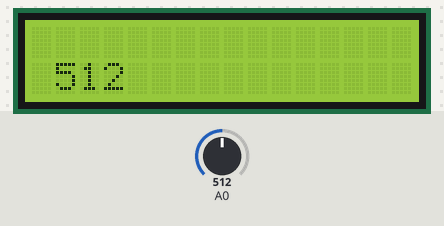
The sketch below on a simulated Arduino Uno, built with avr-gcc and run on an emulated ATmega328P. Parts: 16×2 character LCD. Inputs (shaded band) come from the test bench; at power-on: A0 = 512.

Above: at 1.2 s.
1.3 s: A0 set to 106
At 2.5 s:
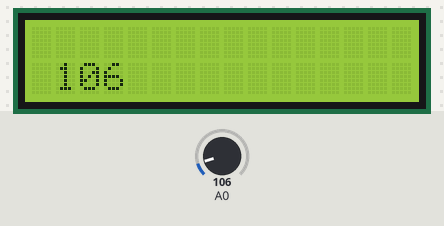
2.8 s: A0 set to 92
At 3.8 s:
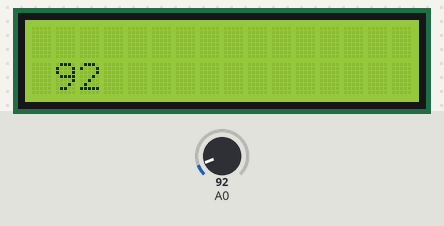
4.3 s: A0 set to 11
At 4.9 s:
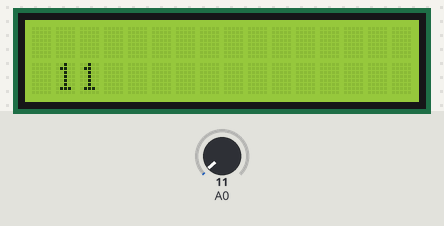
5.8 s: A0 set to 8
At 7.2 s:
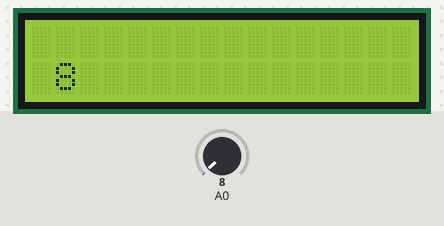
Timing chart, 0 to 8.3 s (numbered marks = the images above; inputs shaded):
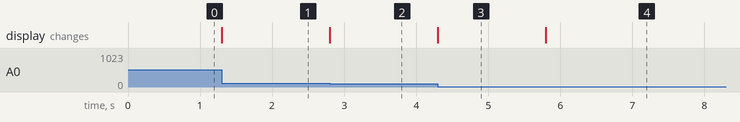

The sketch:

lcd_display_code.ino
```cpp
#include<LiquidCrystal.h>
LiquidCrystal lcd(7,6,5,4,3,2);
void setup() {
  // put your setup code here, to run once:
  pinMode(A0,INPUT);
  lcd.begin(16,2);
}

void loop() {
  // put your main code here, to run repeatedly:
  int a = analogRead(A0);
  lcd.setCursor(1,5);
  lcd.println(a);

}
```

Measured:
- the behaviour switches between 100 and 99 on A0 (found by bisection; images 1 and 2)
- the behaviour switches between 10 and 9 on A0 (found by bisection; images 3 and 4)
- after the input at 1.3 s, the display: changes at once (image 1)
- after the input at 2.8 s, the display: changes at once (image 2)
- after the input at 4.3 s, the display: changes at once (image 3)
- after the input at 5.8 s, the display: changes at once (image 4)
